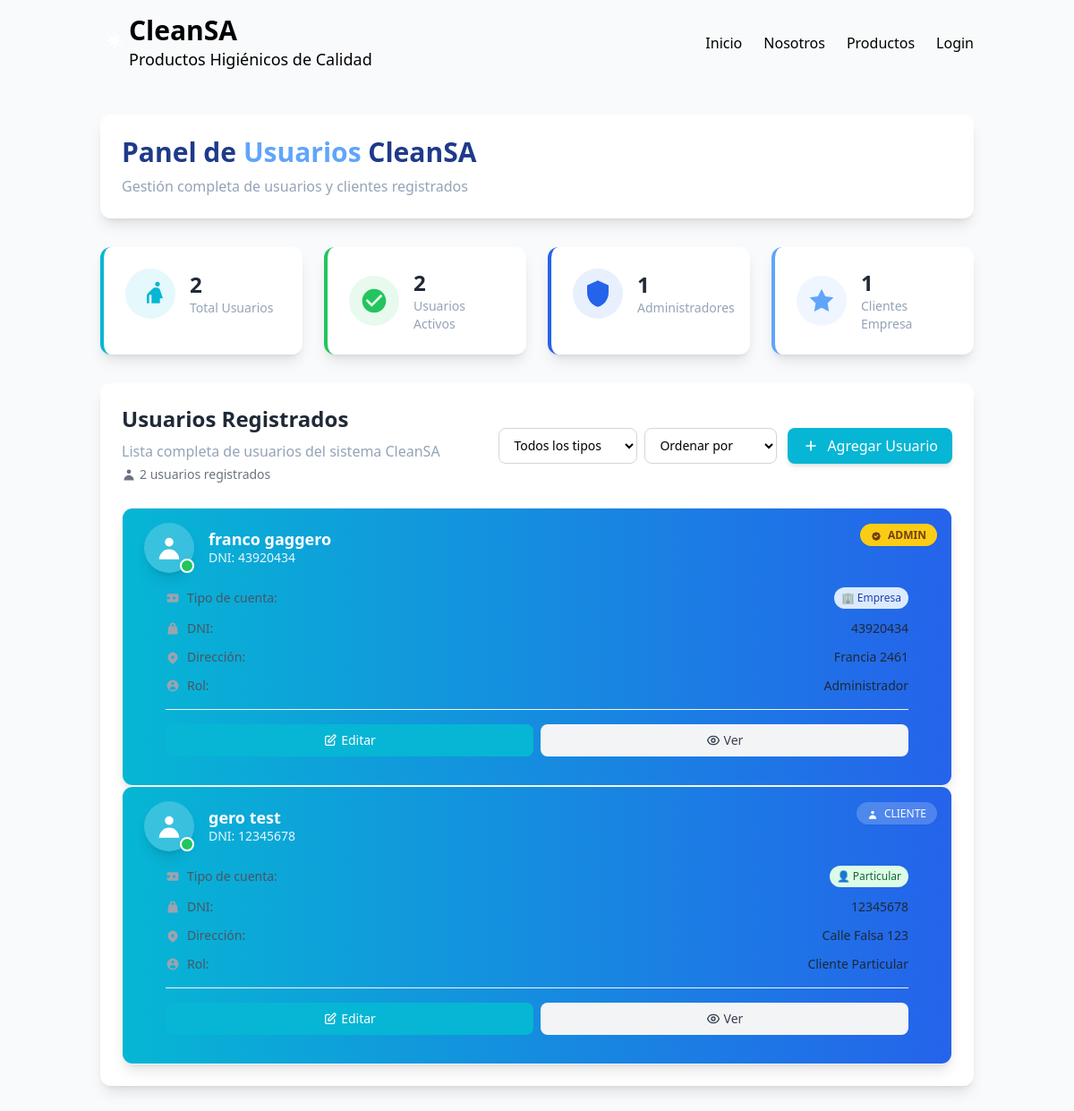
Page /admin/users/panel on the committed database.
### app/models.py (models this page shows, shortened)
class Usuario (database.Model, UserMixin):
    __tablename__ = 'usuarios'
    id = database.Column(database.Integer, primary_key=True)
    nombre = database.Column(database.String(100), nullable=False)
    apellido = database.Column(database.String(100), nullable=False)
    password = database.Column(database.String(200), nullable=False)
    dni = database.Column(database.Integer, nullable=False)
    direccion = database.Column(database.String(100), nullable=False)
    fk_tipousuario = database.Column(database.Integer,database.ForeignKey('tipousuarios.id'), nullable=False)
    tipo = database.Column(database.Boolean, nullable=False)
    tipo_usuario = database.relationship('TipoUsuario', backref='usuarios')
    """"Verificación de tipo de usuario"""
    @property
    def es_admin(self):
        return self.fk_tipousuario == 1
    @property
    def es_empresa(self):
        return self.tipo == True

### app/blueprints/users.py (the view)
@users_bp.route('/panel')
def panel():
    usuarios = Usuario.query.all()
    return render_template('panel_usuarios.html', usuarios=usuarios)

### app/templates/panel_usuarios.html (shortened to what this page needs)
    <!DOCTYPE html>
<html lang="es">
<head>
    <script src="https://cdn.tailwindcss.com"></script>
</head>
<body class="bg-smoke-white min-h-screen">
    {% include 'components/nav.html' %}
    <main class="container mx-auto px-6 py-8">
        <div class="bg-white rounded-xl shadow-lg p-6 mb-8">
            <div class="flex flex-col md:flex-row md:items-center md:justify-between">
                <div>
                    <h1 class="text-3xl font-bold text-dark-teal mb-2">Panel de <span class="text-light-blue">Usuarios</span> CleanSA</h1>
                    <p class="text-soft-gray">Gestión completa de usuarios y clientes registrados</p>
                </div>
            </div>
        </div>
        <div class="grid grid-cols-1 md:grid-cols-4 gap-6 mb-8">
            <div class="bg-white rounded-xl shadow-lg p-6 border-l-4 border-light-teal">
                <div class="flex items-center">
                    <div class="bg-light-teal bg-opacity-10 rounded-full p-3 mr-4">
                        <svg class="w-8 h-8 text-light-teal" fill="currentColor" viewBox="0 0 24 24">
                            <path d="M16 4c0-1.11.89-2 2-2s2 .89 2 2-.89 2-2 2-2-.89-2-2zm4 18v-6h2.5l-2.54-7.63A2.996 2.996 0 0 0 17.05 7H16c-.8 0-1.54.31-2.1.83l-3.88 3.88C9.43 12.3 9 13.1 9 14v6h2v-6c0-.55.45-1 1-1h1v7h7z"/>
                        </svg>
                    </div>
                    <div>
                        <h3 class="text-2xl font-bold text-gray-800">{{ usuarios|length if usuarios else 0 }}</h3>
                        <p class="text-soft-gray text-sm">Total Usuarios</p>
                    </div>
                </div>
            </div>
            <div class="bg-white rounded-xl shadow-lg p-6 border-l-4 border-warm-green">
                <div class="flex items-center">
                    <div class="bg-warm-green bg-opacity-10 rounded-full p-3 mr-4">
                        <svg class="w-8 h-8 text-warm-green" fill="currentColor" viewBox="0 0 24 24">
                            <path d="M12 2C6.48 2 2 6.48 2 12s4.48 10 10 10 10-4.48 10-10S17.52 2 12 2zm-2 15l-5-5 1.41-1.41L10 14.17l7.59-7.59L19 8l-9 9z"/>
                        </svg>
                    </div>
                    <div>
                        <h3 class="text-2xl font-bold text-gray-800">{{ usuarios|length if usuarios else 0 }}</h3>
                        <p class="text-soft-gray text-sm">Usuarios Activos</p>
                    </div>
                </div>
            </div>
            <div class="bg-white rounded-xl shadow-lg p-6 border-l-4 border-pro-blue">
                <div class="flex items-center">
                    <div class="bg-pro-blue bg-opacity-10 rounded-full p-3 mr-4">
                        <svg class="w-8 h-8 text-pro-blue" fill="currentColor" viewBox="0 0 24 24">
                            <path d="M12 1L3 5v6c0 5.55 3.84 10.74 9 12 5.16-1.26 9-6.45 9-12V5l-9-4z"/>
                        </svg>
                    </div>
                    <div>
                        <h3 class="text-2xl font-bold text-gray-800">
                            {% set admin_count = usuarios|selectattr('es_admin')|list|length if usuarios else 0 %}
                            {{ admin_count }}
                        </h3>
                        <p class="text-soft-gray text-sm">Administradores</p>
                    </div>
                </div>
            </div>
            <div class="bg-white rounded-xl shadow-lg p-6 border-l-4 border-light-blue">
                <div class="flex items-center">
                    <div class="bg-light-blue bg-opacity-10 rounded-full p-3 mr-4">
                        <svg class="w-8 h-8 text-light-blue" fill="currentColor" viewBox="0 0 24 24">
                            <path d="M12 2l3.09 6.26L22 9.27l-5 4.87 1.18 6.88L12 17.77l-6.18 3.25L7 14.14 2 9.27l6.91-1.01L12 2z"/>
                        </svg>
                    </div>
                    <div>
                        <h3 class="text-2xl font-bold text-gray-800">
                            {% set empresa_count = usuarios|selectattr('es_empresa')|list|length if usuarios else 0 %}
                            {{ empresa_count }}
                        </h3>
                        <p class="text-soft-gray text-sm">Clientes Empresa</p>
                    </div>
                </div>
            </div>
        </div>
        <div class="bg-white rounded-xl shadow-lg p-6">
            <div class="flex flex-col md:flex-row md:items-center md:justify-between mb-6">
                <div>
                    <h2 class="text-2xl font-bold text-gray-800 mb-2">Usuarios Registrados</h2>
                    <p class="text-soft-gray">Lista completa de usuarios del sistema CleanSA</p>
                    <p class="text-sm text-gray-500 mt-1">
                        <span class="inline-flex items-center">
                            <svg class="w-4 h-4 mr-1" fill="currentColor" viewBox="0 0 20 20">
                                <path fill-rule="evenodd" d="M10 9a3 3 0 100-6 3 3 0 000 6zm-7 9a7 7 0 1114 0H3z" clip-rule="evenodd"/>
                            </svg>
                            {{ usuarios|length if usuarios else 0 }} usuario{{ 's' if usuarios and usuarios|length != 1 else '' }} registrado{{ 's' if usuarios and usuarios|length != 1 else '' }}
                        </span>
                    </p>
                </div>
                <div class="mt-4 md:mt-0 flex flex-col sm:flex-row gap-3">
                    {% if usuarios and usuarios|length > 0 %}
                    <div class="flex gap-2">
                        <select class="bg-white border border-gray-300 rounded-lg px-3 py-2 text-sm focus:ring-2 focus:ring-pro-blue focus:border-pro-blue">
                            <option value="">Todos los tipos</option>
                        </select>
                        <select class="bg-white border border-gray-300 rounded-lg px-3 py-2 text-sm focus:ring-2 focus:ring-pro-blue focus:border-pro-blue">
                            <option value="">Ordenar por</option>
                        </select>
                    </div>
                    {% endif %}
                    <button class="bg-light-teal hover:bg-pro-blue text-white font-medium py-2 px-4 rounded-lg transition-colors duration-200 flex items-center shadow-md hover:shadow-lg whitespace-nowrap">
                        <svg class="w-5 h-5 mr-2" fill="none" stroke="currentColor" viewBox="0 0 24 24">
                            <path stroke-linecap="round" stroke-linejoin="round" stroke-width="2" d="M12 6v6m0 0v6m0-6h6m-6 0H6"/>
                        </svg>
                        Agregar Usuario
                    </button>
                </div>
            </div>
            {% if usuarios and usuarios|length > 0 %}
                <div class="users-grid">
                    {% for usuario in usuarios %}
                        <div class="user-card">
                            {% include 'components/usuario.html' %}
                        </div>
                    {% endfor %}
                </div>
            {% endif %}
        </div>
    </main>
</body>
</html>

### app/templates/components/usuario.html (shortened to what this page needs)
<div class="w-full bg-white rounded-xl shadow-lg hover:shadow-xl transition-all duration-300 border border-gray-100 overflow-hidden group h-full flex flex-col">
    <div class="bg-gradient-to-r from-light-teal to-pro-blue px-6 py-4 relative">
        <div class="flex items-center">
            <div class="relative">
                <div class="w-14 h-14 rounded-full bg-white bg-opacity-20 border-3 border-white shadow-lg flex items-center justify-center">
                    <svg class="w-8 h-8 text-white" fill="currentColor" viewBox="0 0 20 20">
                        <path fill-rule="evenodd" d="M10 9a3 3 0 100-6 3 3 0 000 6zm-7 9a7 7 0 1114 0H3z" clip-rule="evenodd"/>
                    </svg>
                </div>
                <div class="absolute bottom-0 right-0 w-4 h-4 bg-warm-green rounded-full border-2 border-white"></div>
            </div>
            <div class="ml-4 flex-1">
                <h3 class="text-lg font-bold text-white leading-tight">{{ usuario.nombre }} {{ usuario.apellido }}</h3>
                <p class="text-white text-sm opacity-90">DNI: {{ usuario.dni }}</p>
            </div>
        </div>
        <div class="absolute top-4 right-4">
            {% if usuario.es_admin %}
                <span class="bg-yellow-400 text-yellow-900 px-3 py-1 rounded-full text-xs font-bold shadow-sm">
                    ADMIN
                </span>
            {% else %}
                <span class="bg-white bg-opacity-20 text-white px-3 py-1 rounded-full text-xs font-medium shadow-sm backdrop-blur-sm">
                    <svg class="w-3 h-3 inline mr-1" fill="currentColor" viewBox="0 0 20 20">
                        <path fill-rule="evenodd" d="M10 9a3 3 0 100-6 3 3 0 000 6zm-7 9a7 7 0 1114 0H3z" clip-rule="evenodd"/>
                    </svg>
                    CLIENTE
                </span>
            {% endif %}
    </div>
    <div class="px-6 py-4 flex-1 flex flex-col">
        <div class="space-y-3 mb-4 flex-1">
            <div class="flex items-center justify-between">
                <div class="flex items-center">
                    <svg class="w-4 h-4 text-gray-400 mr-2" fill="currentColor" viewBox="0 0 20 20">
                        <path fill-rule="evenodd" d="M4 4a2 2 0 00-2 2v8a2 2 0 002 2h12a2 2 0 002-2V6a2 2 0 00-2-2H4zm2 6a2 2 0 11-4 0 2 2 0 014 0zm8 0a2 2 0 11-4 0 2 2 0 014 0z" clip-rule="evenodd"/>
                    </svg>
                    <span class="text-sm text-gray-600">Tipo de cuenta:</span>
                </div>
                {% if usuario.es_empresa %}
                    <span class="bg-blue-100 text-blue-800 px-2 py-1 rounded-full text-xs font-medium">
                        🏢 Empresa
                    </span>
                {% else %}
                    <span class="bg-green-100 text-green-800 px-2 py-1 rounded-full text-xs font-medium">
                        👤 Particular
                    </span>
                {% endif %}
            </div>
            <div class="flex items-center justify-between">
                <div class="flex items-center">
                    <svg class="w-4 h-4 text-gray-400 mr-2" fill="currentColor" viewBox="0 0 20 20">
                        <path fill-rule="evenodd" d="M10 2a4 4 0 00-4 4v1H5a1 1 0 00-.994.89l-1 9A1 1 0 004 18h12a1 1 0 00.994-1.11l-1-9A1 1 0 0015 7h-1V6a4 4 0 00-4-4zM8 6a2 2 0 114 0v1H8V6z" clip-rule="evenodd"/>
                    </svg>
                    <span class="text-sm text-gray-600">DNI:</span>
                </div>
                <span class="text-sm font-medium text-gray-800">{{ usuario.dni }}</span>
            </div>
            <div class="flex items-start justify-between">
                <div class="flex items-center">
                    <svg class="w-4 h-4 text-gray-400 mr-2 mt-0.5" fill="currentColor" viewBox="0 0 20 20">
                        <path fill-rule="evenodd" d="M5.05 4.05a7 7 0 119.9 9.9L10 18.9l-4.95-4.95a7 7 0 010-9.9zM10 11a2 2 0 100-4 2 2 0 000 4z" clip-rule="evenodd"/>
                    </svg>
                    <span class="text-sm text-gray-600">Dirección:</span>
                </div>
                <span class="text-sm font-medium text-gray-800 text-right flex-1 ml-2">{{ usuario.direccion }}</span>
            </div>
            <div class="flex items-center justify-between">
                <div class="flex items-center">
                    <svg class="w-4 h-4 text-gray-400 mr-2" fill="currentColor" viewBox="0 0 20 20">
                        <path fill-rule="evenodd" d="M18 10a8 8 0 11-16 0 8 8 0 0116 0zm-6-3a2 2 0 11-4 0 2 2 0 014 0zm-2 4a5 5 0 00-4.546 2.916A5.986 5.986 0 0010 16a5.986 5.986 0 004.546-2.084A5 5 0 0010 11z" clip-rule="evenodd"/>
                    </svg>
                    <span class="text-sm text-gray-600">Rol:</span>
                </div>
                <span class="text-sm font-medium text-gray-800">
                    {% if usuario.es_admin %}
                        Administrador
                    {% elif usuario.es_empresa %}
                        Cliente Empresa
                    {% else %}
                        Cliente Particular
                    {% endif %}
                </span>
            </div>
        </div>
        <div class="flex gap-2 pt-4 border-t border-gray-100">
            <a href="{{ url_for('users.edit_user', user_id=usuario.id) }}" class="flex-1 bg-light-teal hover:bg-pro-blue text-white font-medium py-2 px-4 rounded-lg transition-colors duration-200 text-sm flex items-center justify-center">
                <svg class="w-4 h-4 mr-1" fill="none" stroke="currentColor" viewBox="0 0 24 24">
                    <path stroke-linecap="round" stroke-linejoin="round" stroke-width="2" d="M11 5H6a2 2 0 00-2 2v11a2 2 0 002 2h11a2 2 0 002-2v-5m-1.414-9.414a2 2 0 112.828 2.828L11.828 15H9v-2.828l8.586-8.586z"/>
                </svg>
                Editar
            </a>
            <a href="{{ url_for('users.view_user', user_id=usuario.id) }}" class="flex-1 bg-gray-100 hover:bg-gray-200 text-gray-700 font-medium py-2 px-4 rounded-lg transition-colors duration-200 text-sm flex items-center justify-center">
                Ver
            </a>
        </div>
    </div>
</div>

### rows in the picture
Usuario: nombre "franco", apellido "gaggero", dni "43920434", shows "ADMIN", tipo "🏢 Empresa", direccion "Francia 2461", shows "Administrador"
Usuario: nombre "gero", apellido "test", dni "12345678", shows "CLIENTE", tipo "👤 Particular", direccion "Calle Falsa 123"

### other values in the picture
{{ usuarios|length if usuarios else 0 }} "2"
{{ admin_count }} "1"
{{ empresa_count }} "1"
{{ 's' if usuarios and usuarios|length != 1 else '' }} "s"
